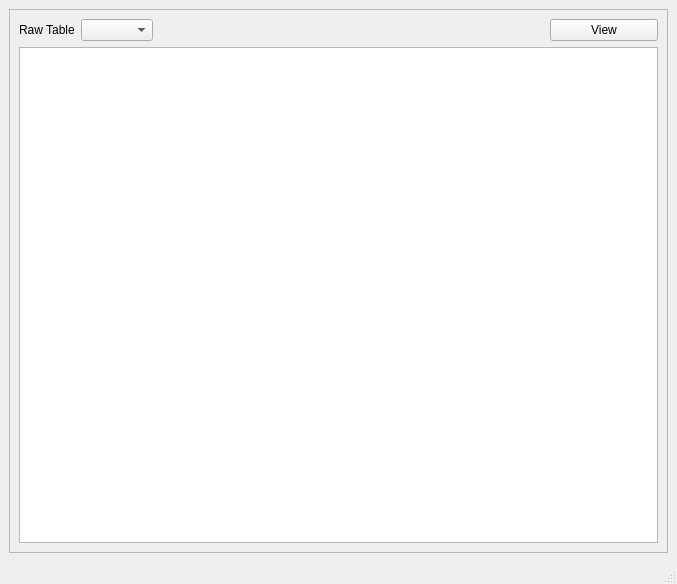
<?xml version="1.0" encoding="UTF-8"?>
<ui version="4.0">
 <class>DBMainWindow</class>
 <widget class="QMainWindow" name="DBMainWindow">
  <property name="geometry">
   <rect>
    <x>0</x>
    <y>0</y>
    <width>677</width>
    <height>584</height>
   </rect>
  </property>
  <property name="windowTitle">
   <string>MainWindow</string>
  </property>
  <widget class="QWidget" name="centralwidget">
   <layout class="QGridLayout" name="gridLayout">
    <item row="0" column="0">
     <widget class="QScrollArea" name="scrollArea">
      <property name="widgetResizable">
       <bool>true</bool>
      </property>
      <widget class="QWidget" name="scrollAreaWidgetContents">
       <property name="geometry">
        <rect>
         <x>0</x>
         <y>0</y>
         <width>651</width>
         <height>515</height>
        </rect>
       </property>
       <layout class="QGridLayout" name="gridLayout_4">
        <item row="0" column="0">
         <widget class="QLabel" name="labelRawTable">
          <property name="text">
           <string>Raw Table</string>
          </property>
         </widget>
        </item>
        <item row="0" column="1">
         <widget class="QComboBox" name="comboDBTables"/>
        </item>
        <item row="0" column="2">
         <spacer name="horizontalSpacer">
          <property name="orientation">
           <enum>Qt::Horizontal</enum>
          </property>
          <property name="sizeHint" stdset="0">
           <size>
            <width>339</width>
            <height>20</height>
           </size>
          </property>
         </spacer>
        </item>
        <item row="0" column="3">
         <widget class="QPushButton" name="butViewTable">
          <property name="sizePolicy">
           <sizepolicy hsizetype="Fixed" vsizetype="Fixed">
            <horstretch>0</horstretch>
            <verstretch>0</verstretch>
           </sizepolicy>
          </property>
          <property name="minimumSize">
           <size>
            <width>108</width>
            <height>0</height>
           </size>
          </property>
          <property name="toolTip">
           <string>&lt;html&gt;&lt;head/&gt;&lt;body&gt;&lt;p&gt;Update the checklist database&lt;/p&gt;&lt;/body&gt;&lt;/html&gt;</string>
          </property>
          <property name="text">
           <string>View</string>
          </property>
         </widget>
        </item>
        <item row="1" column="0" colspan="4">
         <widget class="QTreeWidget" name="treeWidgetDB">
          <property name="sizePolicy">
           <sizepolicy hsizetype="Expanding" vsizetype="Minimum">
            <horstretch>0</horstretch>
            <verstretch>0</verstretch>
           </sizepolicy>
          </property>
          <property name="minimumSize">
           <size>
            <width>0</width>
            <height>150</height>
           </size>
          </property>
          <property name="mouseTracking">
           <bool>false</bool>
          </property>
          <property name="alternatingRowColors">
           <bool>true</bool>
          </property>
          <property name="selectionMode">
           <enum>QAbstractItemView::MultiSelection</enum>
          </property>
          <property name="indentation">
           <number>10</number>
          </property>
          <property name="rootIsDecorated">
           <bool>true</bool>
          </property>
          <property name="sortingEnabled">
           <bool>true</bool>
          </property>
          <property name="animated">
           <bool>true</bool>
          </property>
          <attribute name="headerVisible">
           <bool>false</bool>
          </attribute>
          <attribute name="headerDefaultSectionSize">
           <number>60</number>
          </attribute>
          <attribute name="headerHighlightSections">
           <bool>true</bool>
          </attribute>
          <attribute name="headerMinimumSectionSize">
           <number>5</number>
          </attribute>
          <attribute name="headerShowSortIndicator" stdset="0">
           <bool>true</bool>
          </attribute>
          <column>
           <property name="text">
            <string notr="true">1</string>
           </property>
          </column>
         </widget>
        </item>
       </layout>
      </widget>
     </widget>
    </item>
   </layout>
  </widget>
  <widget class="QMenuBar" name="menubar">
   <property name="geometry">
    <rect>
     <x>0</x>
     <y>0</y>
     <width>677</width>
     <height>22</height>
    </rect>
   </property>
  </widget>
  <widget class="QStatusBar" name="statusbar"/>
 </widget>
 <resources/>
 <connections/>
</ui>
